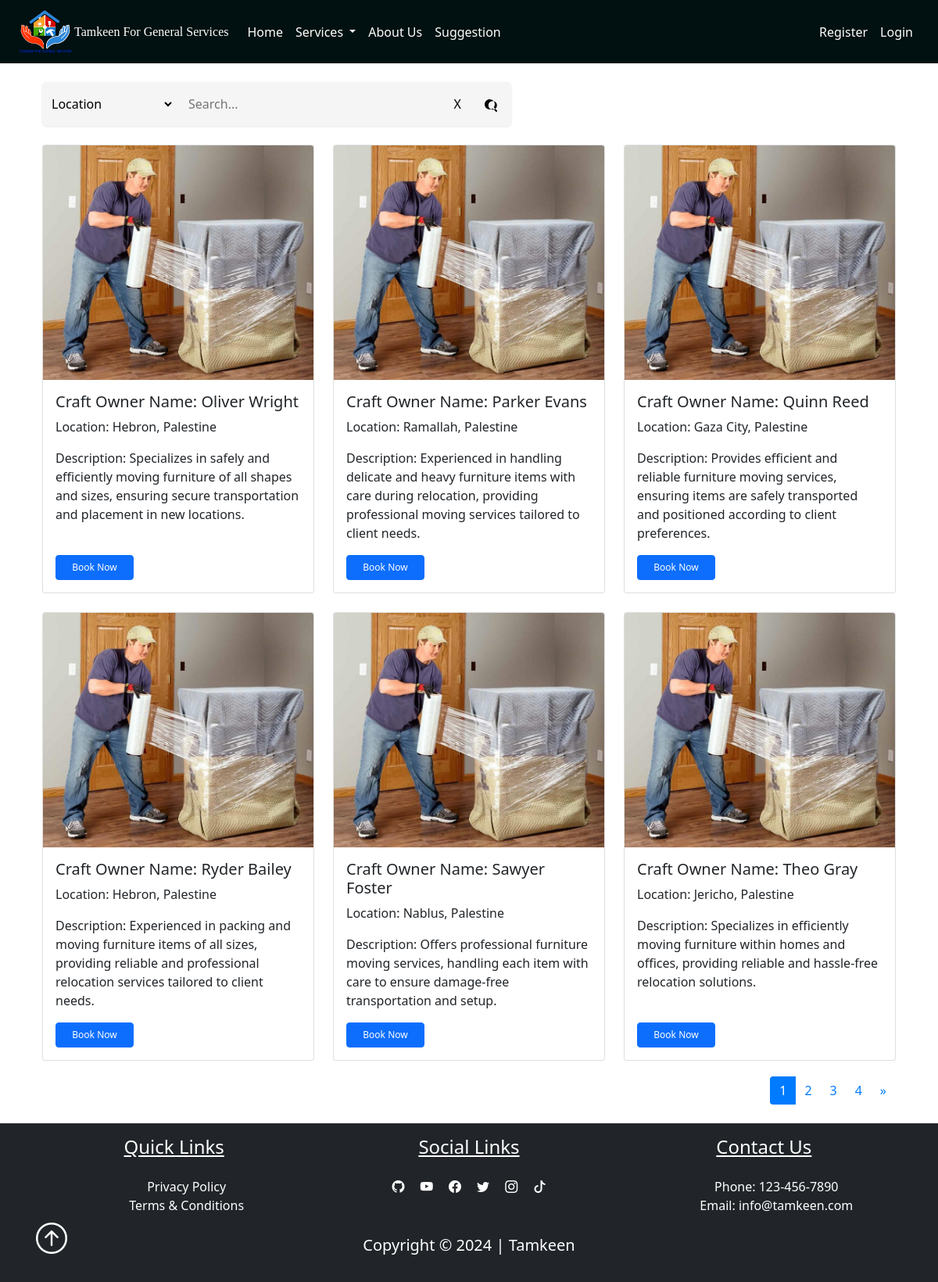
Page /movingFur on the committed database.
### pythonic/models.py (models this page shows, shortened)
class User(db.Model, UserMixin):
    id = db.Column(db.Integer, primary_key=True)
    username = db.Column(db.String(25), unique=True, nullable=False)
    email = db.Column(db.String(125), unique=True, nullable=False)
    image_file = db.Column(db.String(20), nullable=False, default="prf.jpg")
    password = db.Column(db.String(60), nullable=False)
    address = db.Column(db.String(25), nullable=False)
    contactNumber = db.Column(db.String(10), nullable=False)
    user_type = db.Column(db.String(20), nullable=False)
    service_type = db.Column(db.String(20), nullable=True)
    description = db.Column(db.Text, nullable=True)
    service_id = db.Column(db.Integer, db.ForeignKey("service.id"), nullable=True)
    availability = db.relationship('Availability', uselist=False, backref='owner', lazy=True)
    works = db.relationship("Work", backref="maker", lazy=True)
    ratings = db.relationship('Rating', foreign_keys='Rating.craft_owner_id', backref='craft_owner', lazy=True)
    average_rating = db.Column(db.Float, nullable=True)

### pythonic/routes.py (the view)
@app.route('/movingFur')
def movingFur():
    page = request.args.get('page', 1, type=int)
    per_page = 6
    users, total_users, total_pages = get_movingFur_users_from_database(page, per_page)
    next_url = url_for('movingFur', page=page + 1) if page < total_pages else None
    prev_url = url_for('movingFur', page=page - 1) if page > 1 else None
    pages = range(1, total_pages + 1)
    return render_template('movingFur.html', movingFur_users=users, next_url=next_url, prev_url=prev_url, pages=pages, current_page=page)

### instance/helper.py (called while the page is built)
def get_movingFur_users_from_database(page, per_page):
    movingFur_pagination = User.query.filter_by(service_type='Moving Furniture').paginate(page=page, per_page=per_page, error_out=False)
    total_users = movingFur_pagination.total
    total_pages = movingFur_pagination.pages
    return movingFur_pagination.items, total_users, total_pages

### pythonic/templates/movingFur.html (shortened to what this page needs)
<!DOCTYPE html>
<html lang="en">
<head>
    <link href="{{ url_for('static', filename='css/bootstrap.min.css') }}" rel="stylesheet">
</head>
<body>
    {% extends "layout.html" %}
    {% block content %}
    <br>
    <div class="container">
        <div class="search-container">
            <select id="filterSelect">
                <option value="location">Location</option>
            </select>
            <input type="text" id="searchInput" placeholder="Search...">
            <button id="clearButton">X</button>
            <button id="searchButton">
            </button>
        </div>
        <br>
        <div class="row row-cols-1 row-cols-md-3 g-4" id="cardContainer">
            {% for user in movingFur_users %}
            <div class="col">
                <div class="card">
                    <img src="{{ url_for('static', filename=user.image_file) }}" class="card-img-top" alt="MovingFur image">
                    <div class="card-body">
                        <h5 class="card-title">Craft Owner Name: {{ user.username }}</h5>
                        <p class="card-text">Location: {{ user.address }}</p>
                        <p class="card-text">Description: {{ user.description }}</p>
                        <a href="/appointments?craft_owner={{ user.username }}&service_type={{ user.service_type }}" class="btn btn-primary" style="font-size: 12px; width: 100px;">Book Now</a>
                    </div>
                </div>
            </div>
            {% endfor %}
        </div>
        <div class="pagination-container">
            <nav aria-label="Page navigation">
                <ul class="pagination">
                    {% for page in pages %}
                    <li class="page-item {% if page == current_page %}active{% endif %}">
                        <a class="page-link" href="{{ url_for('movingFur', page=page) }}">{{ page }}</a>
                    </li>
                    {% endfor %}
                    {% if next_url %}
                    <li class="page-item">
                        <a class="page-link" href="{{ next_url }}" aria-label="Next">
                            <span aria-hidden="true">&raquo;</span>
                        </a>
                    </li>
                    {% endif %}
                </ul>
        </nav>
    </div>
</div>
<br>
{% endblock %}

### pythonic/static/main.css (style rules this page uses)
.container { object-fit:fill; margin: auto; }

### pythonic/templates/movingFur.html (style rules this page uses)
.search-container { display: flex; align-items: center; background-color: #f5f5f5; padding: 8px; border-radius: 5px; box-shadow: 0px 1px 3px rgba(0, 0, 0, 0.1); width: 600px; margin-left: 0; }
#filterSelect { border: none; background-color: transparent; font-size: 16px; margin-right: 10px; flex-shrink: 0; }
#searchInput { flex-grow: 1; border: none; background-color: transparent; font-size: 16px; padding: 8px; }
#clearButton, #searchButton { border: none; background-color: transparent; font-size: 16px; cursor: pointer; padding: 0 10px; flex-shrink: 0; }
#searchButton svg { vertical-align: middle; }
#clearButton { margin-right: 10px; }
.btn-primary { margin-top: auto; font-size: 14px; padding: 5px 10px; }
.pagination-container { display: flex; justify-content: flex-end; align-items: center; margin-top: 20px; }
.pagination-container .pagination { margin: 0; }
.pagination-container .pagination .page-link { color: #007bff; background-color: transparent; border: none; cursor: pointer; }
.pagination-container .pagination .page-item.active .page-link { z-index: 1; color: #fff; background-color: #007bff; border-color: #007bff; }
.card { display: flex; flex-direction: column; justify-content: space-between; transition: transform 0.3s, box-shadow 0.3s; height: 100%; }
.card-body { flex-grow: 1; display: flex; flex-direction: column; justify-content: space-between; }
.card-img-top { height: 300px; object-fit: cover; }

### rows in the picture
User: image_file (picture), username "Oliver Wright", address "Hebron, Palestine", description "Specializes in safely and efficiently moving furniture of all shapes and sizes, ensuring secure transportation and placement in new locations."
User: image_file (picture), username "Parker Evans", address "Ramallah, Palestine", description "Experienced in handling delicate and heavy furniture items with care during relocation, providing professional moving services tailored to client needs."
User: image_file (picture), username "Quinn Reed", address "Gaza City, Palestine", description "Provides efficient and reliable furniture moving services, ensuring items are safely transported and positioned according to client preferences."
User: image_file (picture), username "Ryder Bailey", address "Hebron, Palestine", description "Experienced in packing and moving furniture items of all sizes, providing reliable and professional relocation services tailored to client needs."
User: image_file (picture), username "Sawyer Foster", address "Nablus, Palestine", description "Offers professional furniture moving services, handling each item with care to ensure damage-free transportation and setup."
User: image_file (picture), username "Theo Gray", address "Jericho, Palestine", description "Specializes in efficiently moving furniture within homes and offices, providing reliable and hassle-free relocation solutions."

### other values in the picture
{{ page }} "1" "2" "3" "4"
